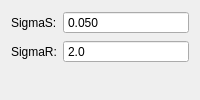
          <widget class="QWidget" name="pageBilateral">
           <layout class="QFormLayout" name="formLayoutBilateral">
            <item row="0" column="0">
             <widget class="QLabel" name="labelBilateralSigmaS">
              <property name="text">
               <string>SigmaS:</string>
              </property>
             </widget>
            </item>
            <item row="0" column="1">
             <widget class="QDoubleSpinBox" name="spinBilateralSigmaS">
              <property name="buttonSymbols">
               <enum>QAbstractSpinBox::ButtonSymbols::NoButtons</enum>
              </property>
              <property name="decimals">
               <number>3</number>
              </property>
              <property name="minimum">
               <double>0.005000000000000</double>
              </property>
              <property name="maximum">
               <double>0.100000000000000</double>
              </property>
              <property name="singleStep">
               <double>0.001000000000000</double>
              </property>
              <property name="value">
               <double>0.050000000000000</double>
              </property>
             </widget>
            </item>
            <item row="1" column="0">
             <widget class="QLabel" name="labelBilateralSigmaR">
              <property name="text">
               <string>SigmaR:</string>
              </property>
             </widget>
            </item>
            <item row="1" column="1">
             <widget class="QDoubleSpinBox" name="spinBilateralSigmaR">
              <property name="buttonSymbols">
               <enum>QAbstractSpinBox::ButtonSymbols::NoButtons</enum>
              </property>
              <property name="decimals">
               <number>1</number>
              </property>
              <property name="minimum">
               <double>2.000000000000000</double>
              </property>
              <property name="maximum">
               <double>10.000000000000000</double>
              </property>
              <property name="singleStep">
               <double>0.100000000000000</double>
              </property>
              <property name="value">
               <double>2.000000000000000</double>
              </property>
             </widget>
            </item>
           </layout>
          </widget>
